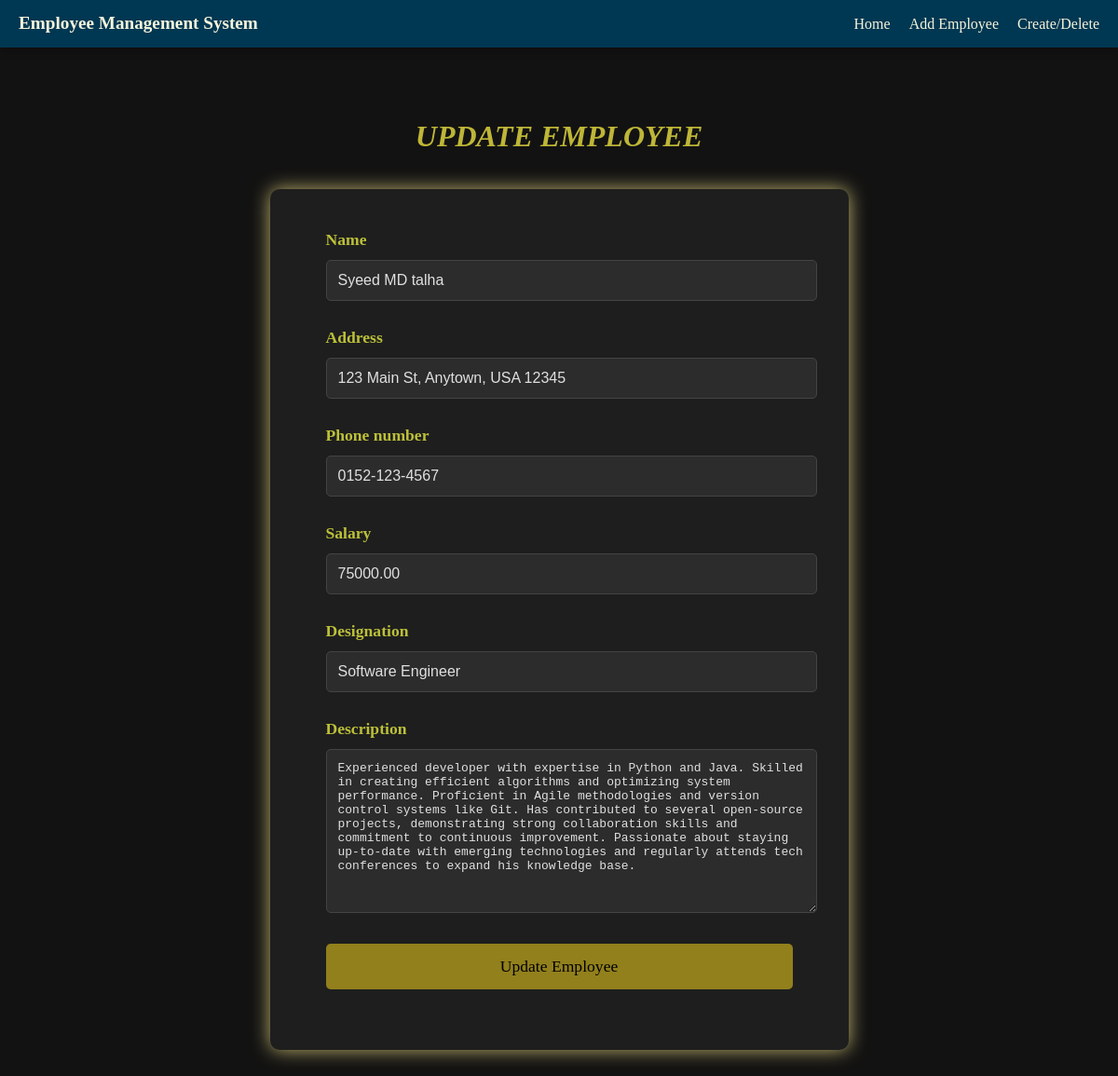
The page /update/3/ on the database its author committed.
### employees/models.py (models this page shows, shortened)
class Employee(models.Model):
    name = models.CharField(max_length=200, validators=[RegexValidator(r'^[a-zA-Z ]+$', 'Name must contain only letters and spaces')])
    address = models.CharField(
        max_length=300,
        validators=[RegexValidator(r'^[a-zA-Z0-9 ,.-]+$', 'Address must contain only letters, numbers, spaces, and the characters , . -')]
    )
    phone_number = models.CharField(
        max_length=15,
        validators=[
            RegexValidator(r'^[\d\s\-\+]+$', 'Phone number must contain only digits, spaces, dashes, or a plus sign'),
            RegexValidator(r'^.{7,15}$', 'Phone number must be between 7 and 15 characters')
        ],
        unique=True
    )
    salary = models.DecimalField(
        max_digits=10,
        decimal_places=2,
        validators=[MinValueValidator(0.01, 'Salary must be a positive number')]
    )
    designation = models.CharField(
        max_length=100,
        validators=[RegexValidator(r'^[a-zA-Z ]+$', 'Designation must contain only letters and spaces')]
    )
    description = models.TextField()

### employees/views.py (the view)
# urls.py: path('update/<int:pk>/', views.update_employee, name='update_employee'),
def update_employee(request, pk):
    employee = get_object_or_404(Employee, pk=pk)
    if request.method == 'POST':
        form = EmployeeForm(request.POST, instance=employee)
        if form.is_valid():
            form.save()
            return redirect('home')
    else:
        form = EmployeeForm(instance=employee)
    return render(request, 'employees/update_employee.html', {'form': form, 'employee': employee})

### employees/forms.py
class EmployeeForm(forms.ModelForm):
    class Meta:
        model=Employee
        fields='__all__'
    def __init__(self, *args, **kwargs):
        super(EmployeeForm, self).__init__(*args, **kwargs)
        if self.instance and self.instance.pk:
            self.fields['salary'].disabled = True
            self.fields['designation'].disabled = True

### employees/templates/employees/update_employee.html (shortened to what this page needs)
{% extends 'base.html' %}
{% load static %}
{% block css_style %}
<link rel="stylesheet" href="{% static 'css/style.css' %}">
<link rel="stylesheet" href="{% static 'css/update.css' %}">
{% endblock css_style %}
{% block content %}
<h1>Update Employee</h1>
<div class="form-container">
    <form method="POST">
        {% for field in form %}
            <div class="form-group">
                <label for="{{ field.id_for_label }}">{{ field.label }}</label>
                {{ field }}
            </div>
        {% endfor %}
        <div class="form-group">
            <button type="submit" class="btn-submit">Update Employee</button>
        </div>
    </form>
</div>
{% endblock %}

### employees/static/css/style.css (style rules this page uses)
body { font-family: 'Segoe UI', Tahoma, Geneva, Verdana, sans-serif; line-height: 1.6; color: #e0e0e0; background-color: #001023; margin: 0; padding: 20px; }
h1 { text-align: center; color: #ffffff; margin-bottom: 30px; font-family: cursive; }

### employees/static/css/update.css (style rules this page uses)
body { background-color: #121212; color: #e0e0e0; }
h1 { text-align: center; color:#ddd33ed9; text-transform: uppercase; font-weight: 600; font-style: italic; font-family: cursive; }
.form-container { max-width: 501px; margin: 0 auto; background-color: #1e1e1e; padding: 40px 60px; border-radius: 10px; box-shadow: 0 0 20px rgb(194, 181, 110); }
.form-group { margin-bottom: 25px; }
.form-group label { display: block; margin-bottom: 8px; color:#d8dd3ed9; font-size: 1.1em; font-weight: bold; font-family: cursive; }
.form-group input, .form-group textarea { width: 100%; padding: 12px; background-color: #2c2c2c; border: 1px solid #444; color: #e0e0e0; border-radius: 5px; font-size: 1em; transition: all 0.3s ease; }
.form-group textarea { resize: vertical; min-height: 100px; }
.btn-submit { width: 100%; padding: 14px; background-color: #92801c; color: black; border: none; border-radius: 5px; font-size: 1.1em; cursor: pointer; transition: all 0.3s ease; font-family: cursive; }

### rows shown on the page
Employee: form "Syeed MD talha" "123 Main St, Anytown, USA 12345" "0152-123-4567" "75000.00" "Software Engineer" "Experienced developer with expertise in Python and Java. Skilled in creating efficient algorithms and optimizing system performance. Proficient in Agile methodologies and version control systems like Git. Has contributed to several open-source projects, demonstrating strong collaboration skills and commitment to continuous improvement. Passionate about staying up-to-date with emerging technologies and regularly attends tech conferences to expand his knowledge base."

### other values the page prints
{{ field.label }} "Name" "Address" "Phone number" "Salary" "Designation" "Description"
